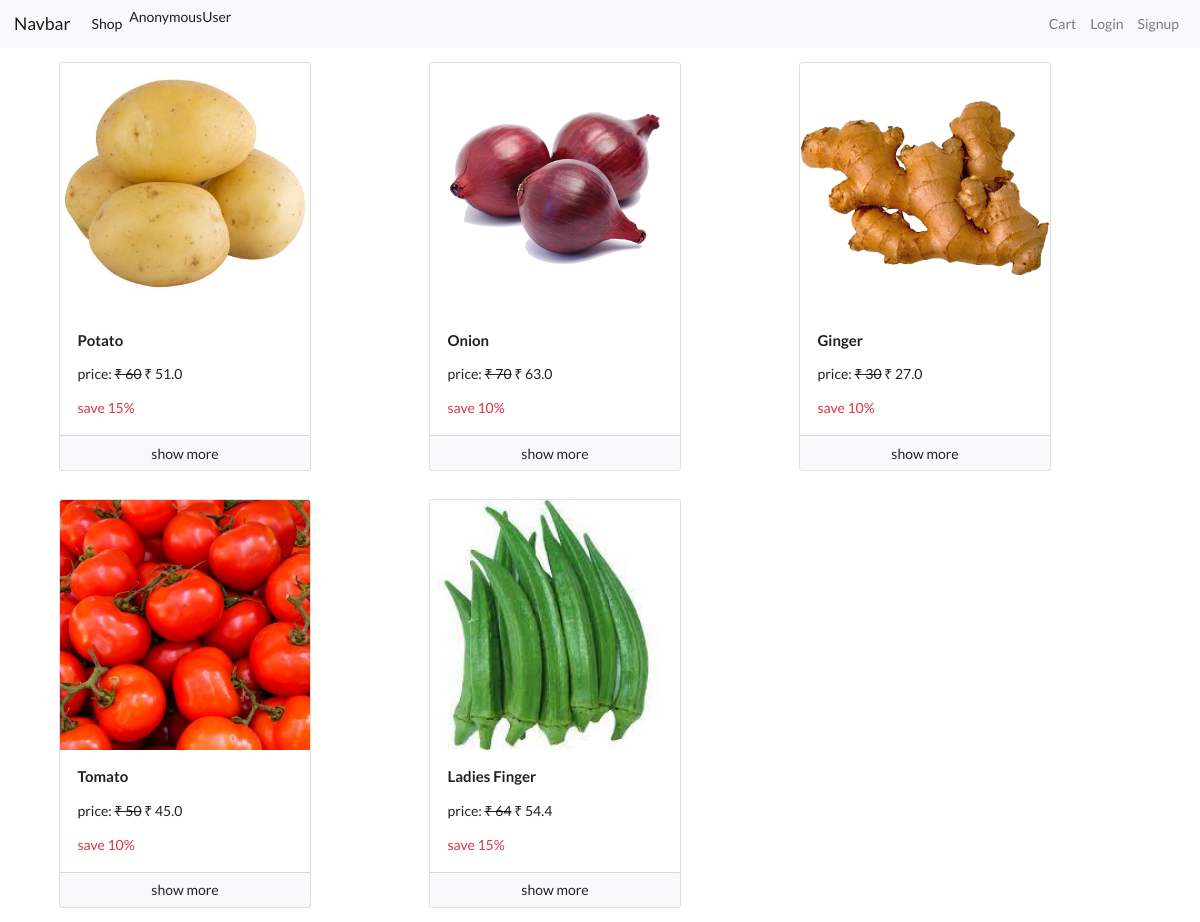
The page / on the database its author committed.
### app/models.py (models this page shows)
class product(models.Model):
    name=models.CharField(max_length=50)
    discription=models.CharField(max_length=500 )
    price=models.IntegerField(default=0)
    active = models.BooleanField(default=True)
    discount=models.IntegerField(default=0)
    file = models.FileField(upload_to='uploads/files',blank=True)
    thumbnil=models.ImageField(upload_to="uploads/thumbnils")
    link=models.CharField(null=True,blank=True,max_length=200)
    fileSize=models.CharField(null=True,max_length=10)
    Quantity=models.IntegerField(default=1)

### app/views.py (the view)
# urls.py: path('',home,name='home'),
def home(request):
    products=product.objects.filter(active=True)
    data={
        'products':products
    }
    return render(request,"home.html",data)

### app/templatetags/custom_filters.py (called while the page is built)
@register.filter(name='rupee')
def addRupeeSign(value):
    return f'₹ {value}'

@register.filter(name='sale_price')
def getSalePrice(product):
    if (product.Quantity==1):
        return (product.price - (product.price * (product.discount/100)))
    elif(product.Quantity==2):
        return((product.price - (product.price * (product.discount/100)))*2)
    elif(product.Quantity==0.50):
        return((product.price - (product.price * (product.discount/100)))/2)

### app/templates/home.html (shortened to what this page needs)
{% extends 'base.html' %}
{% load custom_filters %}
{% block content %}
    <div class="container">
        <div class='row mx-auto'>
            {% for product in products %}
            <div class="col-4 p-3">
                <div class="card" style="width: 18rem;">
                    <img src="{{product.thumbnil.url}}" class="card-img-top" alt="...">
                    <div class="card-body">
                        <h4>{{product.name|title}}</h4>
                        <p>price: <del>{{product.price|rupee}}</del> {{product|sale_price|rupee}}</p>
                        <p class="text-danger">save {{product.discount}}%</p>
                    </div>
                    <div class="card-footer p-0">
                        <a href="/product/{{product.id}}" class="btn btn-light btn-block">show more</a>
                    </div>
                  </div>
            </div>
            {% endfor %}
        </div>
    </div>
{% endblock %}

### app/templates/base.html (shortened to what this page needs)
<!doctype html>
<html lang="en">
  <head>
    <link rel="stylesheet" href="https://cdn.jsdelivr.net/npm/bootstrap@4.5.3/dist/css/bootstrap.min.css">
    {%load static%}
    <link rel="stylesheet" href="{% static 'app/css/common.css'%}">
    <link rel="stylesheet" href="{% static 'app/css/semantic.min.css'%}">
  </head>
  <body>
    <nav class="navbar navbar-expand-lg navbar-light bg-light">
        <a class="navbar-brand" href="/">Navbar</a>
        <div class="collapse navbar-collapse" id="navbarSupportedContent">
            <ul class="navbar-nav mr-auto"  >
                <li class="nav-item active">
                    <a class="nav-link" href="/">Shop</a>
                </li>
                {{request.user}}
              </ul>
          <ul class="navbar-nav ml-auto">
            {% if request.user.is_authenticated %}
            <li class="nav-item">
                <a class="nav-link" href="#">Orders</a>
            </li>
            <li class="nav-item">
              <a class="nav-link" href="/logout">Logout</a>
            </li>
            {% else %}
            <li class="nav-item">
              <a class="nav-link" href="#">Cart</a>
            </li>
            <li class="nav-item">
                <a class="nav-link" href="/login">Login</a>
            </li>
            <li class="nav-item">
                <a class="nav-link" href="/signup">Signup</a>
            </li>
            {% endif %}
          </ul>
        </div>
      </nav>
     {% block content %}{% endblock %}
  </body>
  </html>

### rows shown on the page
product: thumbnil (picture), name "Potato", price "₹ 60", Quantity+price+discount "₹ 51.0", discount "15"
product: thumbnil (picture), name "Onion", price "₹ 70", Quantity+price+discount "₹ 63.0", discount "10"
product: thumbnil (picture), name "Ginger", price "₹ 30", Quantity+price+discount "₹ 27.0", discount "10"
product: thumbnil (picture), name "Tomato", price "₹ 50", Quantity+price+discount "₹ 45.0", discount "10"
product: thumbnil (picture), name "Ladies Finger", price "₹ 64", Quantity+price+discount "₹ 54.4", discount "15"

### other values the page prints
{{ request.user }} "AnonymousUser"
